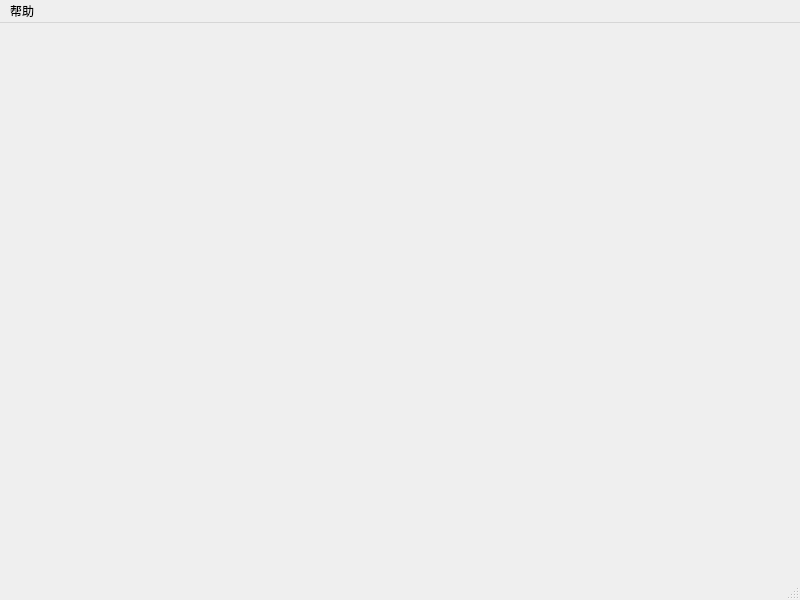
<?xml version="1.0" encoding="UTF-8"?>
<ui version="4.0">
 <class>mainWindow</class>
 <widget class="QMainWindow" name="mainWindow">
  <property name="geometry">
   <rect>
    <x>0</x>
    <y>0</y>
    <width>800</width>
    <height>600</height>
   </rect>
  </property>
  <property name="minimumSize">
   <size>
    <width>800</width>
    <height>600</height>
   </size>
  </property>
  <property name="windowTitle">
   <string>MainWindow</string>
  </property>
  <widget class="QWidget" name="centralwidget">
   <layout class="QHBoxLayout" name="horizontalLayout"/>
  </widget>
  <widget class="QMenuBar" name="menubar">
   <property name="geometry">
    <rect>
     <x>0</x>
     <y>0</y>
     <width>800</width>
     <height>23</height>
    </rect>
   </property>
   <widget class="QMenu" name="menu">
    <property name="title">
     <string>帮助</string>
    </property>
    <addaction name="action"/>
   </widget>
   <addaction name="menu"/>
  </widget>
  <widget class="QStatusBar" name="statusbar"/>
  <action name="action">
   <property name="text">
    <string>未实现</string>
   </property>
  </action>
 </widget>
 <resources/>
 <connections/>
</ui>
